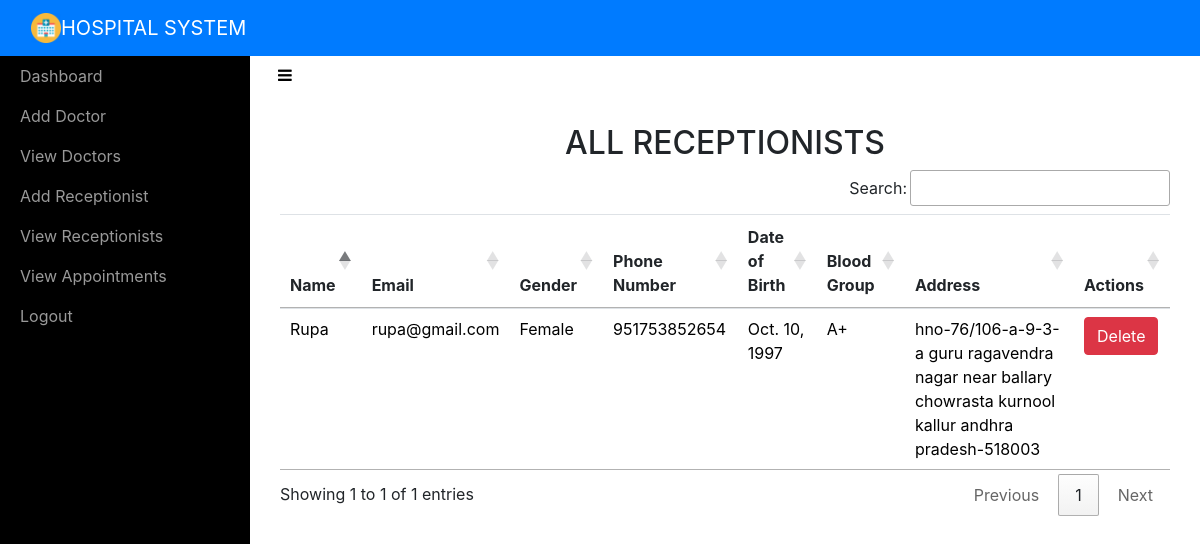
Screenshot of /adminviewReceptionist/ (signed in) with the database file from the repository.
### sitehandler/models.py (models this page shows, shortened)
class Receptionist(models.Model):
	name = models.CharField(max_length=50)
	email = models.EmailField(unique=True)
	password = models.CharField(max_length=16)
	gender = models.CharField(max_length=10)
	phonenumber = models.CharField(max_length=10)
	address = models.CharField(max_length=100)
	birthdate = models.DateField()
	bloodgroup = models.CharField(max_length=5)

### sitehandler/views.py (the view)
# urls.py: path('adminviewReceptionist/',adminviewReceptionist,name='adminviewReceptionist'),
def adminviewReceptionist(request):
	if not request.user.is_staff:
		return redirect('login_admin')
	rec = Receptionist.objects.all()
	r = { 'rec' : rec }
	return render(request,'adminviewreceptionists.html',r)

### sitehandler/templates/adminviewreceptionists.html (shortened to what this page needs)
<!DOCTYPE html>
<html>
<head>
    {% include 'include.html' %}
    {% load static %}
    <link rel="stylesheet" type="text/css" href="https://cdn.datatables.net/1.10.21/css/jquery.dataTables.min.css">
    <link rel="stylesheet" type="text/css" href="https://cdn.datatables.net/buttons/1.6.2/css/buttons.dataTables.min.css">
</head>
<body>
    {% include 'adminnav.html' %}
    <div id="wrapper">
        {% include 'admin_include.html'%}
        <div class="page-content-wrapper">
            <div class="container-fluid"><a class="btn btn-link" role="button" id="menu-toggle" href="#menu-toggle"><i class="fa fa-bars" style="color: black;"></i></a>
                <h2 class="text-center">ALL RECEPTIONISTS</h2>
                <section id="team" class="pb-5">
                    <div class="container">
                       <table class="table" id="example">
                            <thead>
                                <tr>
                                    <th>Name</th>
                                    <th>Email</th>
                                    <th>Gender</th>
                                    <th>Phone Number</th>
                                    <th>Date of Birth</th>
                                    <th>Blood Group</th>
                                    <th>Address</th>
                                    <th>Actions</th>
                                </tr>
                            </thead>
                            <tbody>
                                {% for i in rec %}
                                <tr style="color: black;">
                                    <td>{{ i.name }}</td>
                                    <td>{{ i.email }}</td>
                                    <td>{{ i.gender }}</td>
                                    <td>{{ i.phonenumber }}</td>
                                    <td>{{ i.birthdate }}</td>
                                    <td>{{ i.bloodgroup }}</td>
                                    <td>{{ i.address }}</td>
                                    <td><a href="{% url 'admin_delete_receptionist' i.id  i.email %}" onclick="return confirm('Are you sure you want to delete?')" class="btn btn-danger">Delete</a></td>
                                </tr>
                                {% endfor %}
                            </tbody>
                        </table>
                    </div>
                </section>
            </div>
        </div>
    </div>
</body>
</html>

### sitehandler/static/css/Sidebar-Menu-1.css (style rules this page uses)
body { overflow-x: hidden; }
#wrapper { padding-left: 0; -webkit-transition: all 0.5s ease; -moz-transition: all 0.5s ease; -o-transition: all 0.5s ease; transition: all 0.5s ease; }
@media (min-width:768px) { #wrapper { padding-left: 250px; } }

### sitehandler/static/css/Sidebar-Menu.css (style rules this page uses)
#wrapper { padding-left: 0; -webkit-transition: all 0.5s ease; -moz-transition: all 0.5s ease; -o-transition: all 0.5s ease; transition: all 0.5s ease; }
@media (min-width:768px) { #wrapper { padding-left: 250px; } }

### sitehandler/static/css/styles.css (style rules this page uses)
.text-center { margin-top: 30px; }

### rows the page displays
Receptionist: name "Rupa", email "rupa@gmail.com", gender "Female", phonenumber "951753852654", birthdate "Oct. 10, 1997", bloodgroup "A+", address "hno-76/106-a-9-3-a guru ragavendra nagar near ballary chowrasta kurnool kallur andhra pradesh-518003"
